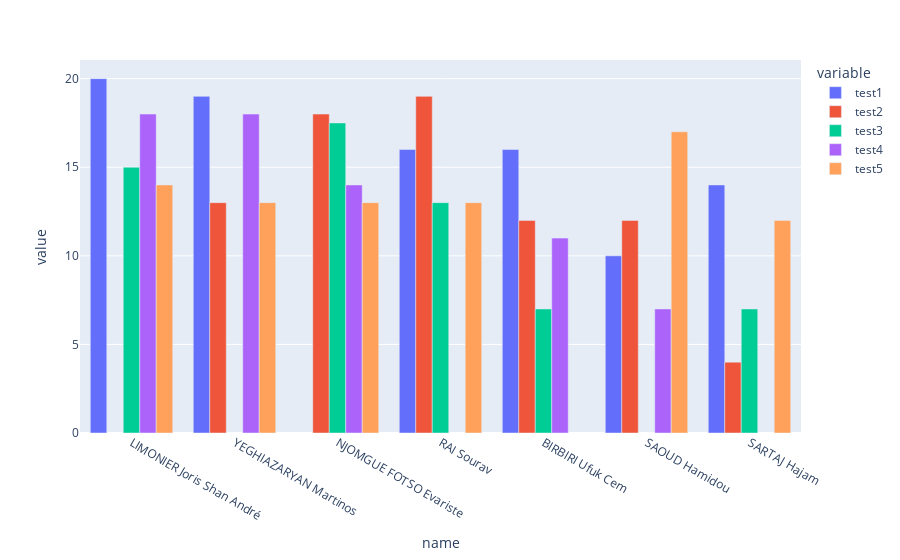

Here is the notebook cell this chart was saved with:
### Code cell
df_remove_worst_grade = opt.data_no_worst_grade
px.bar(
    data_frame=df_remove_worst_grade.T.loc[
        df_remove_worst_grade.mean().sort_values(ascending=False).index
    ],
    barmode="group",
)

### Figure 1 — Plotly figure (JSON) as saved in the notebook; plotly's stock layout.template omitted (floating-point values rounded to 4 significant figures)
{"data": [{"alignmentgroup": "True", "hovertemplate": "variable=test1<br>name=%{x}<br>value=%{y}<extra></extra>", "legendgroup": "test1", "marker": {"color": "#636efa", "pattern": {"shape": ""}}, "name": "test1", "offsetgroup": "test1", "orientation": "v", "showlegend": true, "textposition": "auto", "type": "bar", "x": ["LIMONIER Joris Shan André", "YEGHIAZARYAN Martinos", "NJOMGUE FOTSO Evariste", "RAI Sourav", "BIRBIRI Ufuk Cem", "SAOUD Hamidou", "SARTAJ Hajam"], "xaxis": "x", "y": [20, 19, null, 16, 16, 10, 14], "yaxis": "y"}, {"alignmentgroup": "True", "hovertemplate": "variable=test2<br>name=%{x}<br>value=%{y}<extra></extra>", "legendgroup": "test2", "marker": {"color": "#EF553B", "pattern": {"shape": ""}}, "name": "test2", "offsetgroup": "test2", "orientation": "v", "showlegend": true, "textposition": "auto", "type": "bar", "x": ["LIMONIER Joris Shan André", "YEGHIAZARYAN Martinos", "NJOMGUE FOTSO Evariste", "RAI Sourav", "BIRBIRI Ufuk Cem", "SAOUD Hamidou", "SARTAJ Hajam"], "xaxis": "x", "y": [null, 13, 18, 19, 12, 12, 4], "yaxis": "y"}, {"alignmentgroup": "True", "hovertemplate": "variable=test3<br>name=%{x}<br>value=%{y}<extra></extra>", "legendgroup": "test3", "marker": {"color": "#00cc96", "pattern": {"shape": ""}}, "name": "test3", "offsetgroup": "test3", "orientation": "v", "showlegend": true, "textposition": "auto", "type": "bar", "x": ["LIMONIER Joris Shan André", "YEGHIAZARYAN Martinos", "NJOMGUE FOTSO Evariste", "RAI Sourav", "BIRBIRI Ufuk Cem", "SAOUD Hamidou", "SARTAJ Hajam"], "xaxis": "x", "y": [15, null, 17.5, 13, 7, null, 7], "yaxis": "y"}, {"alignmentgroup": "True", "hovertemplate": "variable=test4<br>name=%{x}<br>value=%{y}<extra></extra>", "legendgroup": "test4", "marker": {"color": "#ab63fa", "pattern": {"shape": ""}}, "name": "test4", "offsetgroup": "test4", "orientation": "v", "showlegend": true, "textposition": "auto", "type": "bar", "x": ["LIMONIER Joris Shan André", "YEGHIAZARYAN Martinos", "NJOMGUE FOTSO Evariste", "RAI Sourav", "BIRBIRI Ufuk Cem", "SAOUD Hamidou", "SARTAJ Hajam"], "xaxis": "x", "y": [18, 18, 14, null, 11, 7, null], "yaxis": "y"}, {"alignmentgroup": "True", "hovertemplate": "variable=test5<br>name=%{x}<br>value=%{y}<extra></extra>", "legendgroup": "test5", "marker": {"color": "#FFA15A", "pattern": {"shape": ""}}, "name": "test5", "offsetgroup": "test5", "orientation": "v", "showlegend": true, "textposition": "auto", "type": "bar", "x": ["LIMONIER Joris Shan André", "YEGHIAZARYAN Martinos", "NJOMGUE FOTSO Evariste", "RAI Sourav", "BIRBIRI Ufuk Cem", "SAOUD Hamidou", "SARTAJ Hajam"], "xaxis": "x", "y": [14, 13, 13, 13, null, 17, 12], "yaxis": "y"}], "layout": {"barmode": "group", "legend": {"title": {"text": "variable"}, "tracegroupgap": 0}, "margin": {"t": 60}, "xaxis": {"anchor": "y", "domain": [0, 1], "title": {"text": "name"}}, "yaxis": {"anchor": "x", "domain": [0, 1], "title": {"text": "value"}}}}
